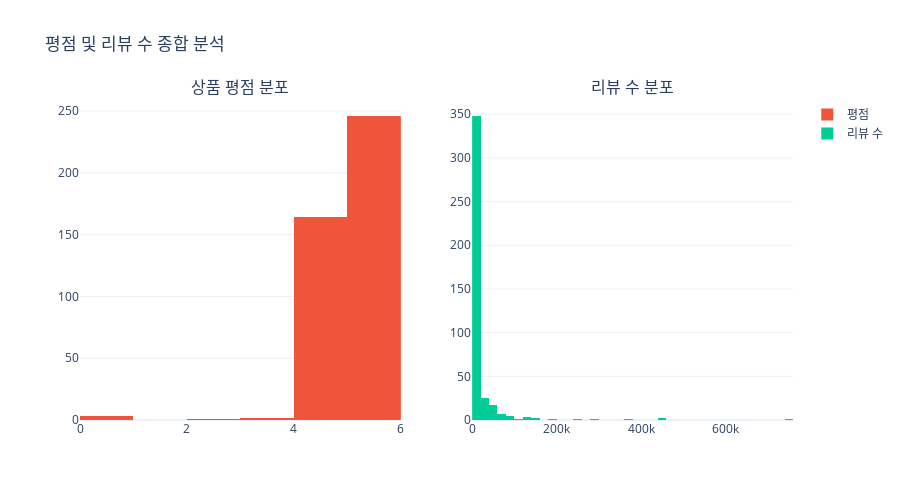

Notebook code for this chart:
### Markdown cell above
### 3.2 평점 및 리뷰 수 분포

### Code cell
fig = make_subplots(rows=1, cols=2, subplot_titles=('상품 평점 분포', '리뷰 수 분포'))

fig.add_trace(
    go.Histogram(x=products_df['product_rating'], nbinsx=10, name='평점', marker_color='#EF553B'),
    row=1, col=1
)

fig.add_trace(
    go.Histogram(x=products_df['review_count'], nbinsx=50, name='리뷰 수', marker_color='#00CC96'),
    row=1, col=2
)

fig.update_layout(height=500, title_text="평점 및 리뷰 수 종합 분석", template='plotly_white')
fig.show()

### Figure 1 — Plotly figure (JSON) as saved in the notebook; plotly's stock layout.template omitted (floating-point values rounded to 4 significant figures; data arrays with more than 128 entries replaced by an {"elided": "..."} marker saying what was removed)
{"data": [{"marker": {"color": "#EF553B"}, "name": "평점", "nbinsx": 10, "type": "histogram", "x": {"elided": "416 float values"}, "xaxis": "x", "yaxis": "y"}, {"marker": {"color": "#00CC96"}, "name": "리뷰 수", "nbinsx": 50, "type": "histogram", "x": {"elided": "416 int values"}, "xaxis": "x2", "yaxis": "y2"}], "layout": {"annotations": [{"font": {"size": 16}, "showarrow": false, "text": "상품 평점 분포", "x": 0.225, "xanchor": "center", "xref": "paper", "y": 1, "yanchor": "bottom", "yref": "paper"}, {"font": {"size": 16}, "showarrow": false, "text": "리뷰 수 분포", "x": 0.775, "xanchor": "center", "xref": "paper", "y": 1, "yanchor": "bottom", "yref": "paper"}], "height": 500, "title": {"text": "평점 및 리뷰 수 종합 분석"}, "xaxis": {"anchor": "y", "domain": [0, 0.45]}, "xaxis2": {"anchor": "y2", "domain": [0.55, 1]}, "yaxis": {"anchor": "x", "domain": [0, 1]}, "yaxis2": {"anchor": "x2", "domain": [0, 1]}}}
